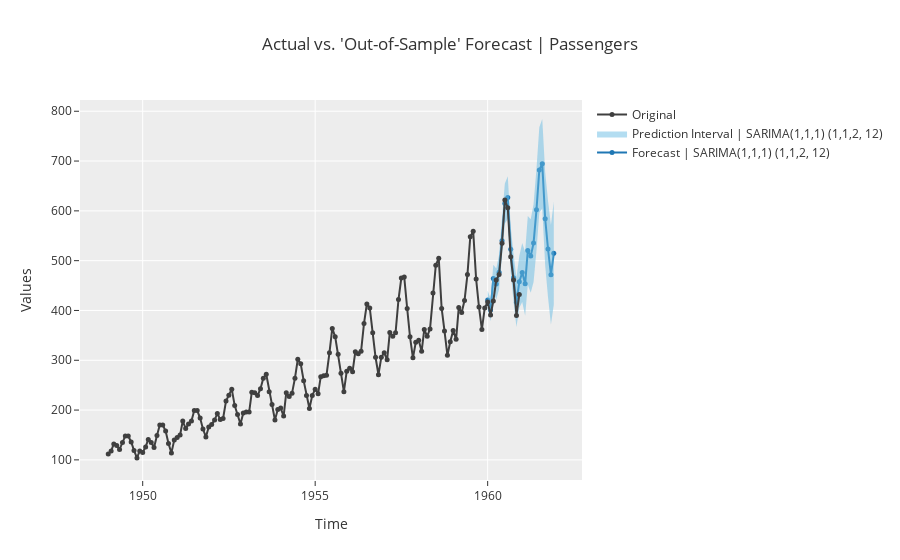

Notebook source saved alongside this figure:
### Code cell
exp.plot_model(sarima111212, plot='forecast', data_kwargs={'fh': 24, 'labels': ['SARIMA(1,1,1) (1,1,2, 12)']})
